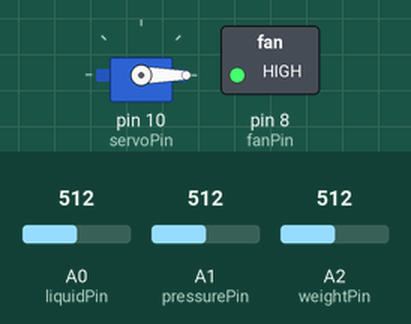
This sketch was run on a simulated Arduino Uno, built with avr-gcc and run on an emulated ATmega328P. Shown: servo, switched loads named in the sketch (green lamp = pin HIGH). Inputs (shaded band) come from the test bench; at power-on: A0 (liquidPin) = 512, A1 (pressurePin) = 512, A2 (weightPin) = 512. WiFi joins after 1.5 s; servers stay silent unless stated; what the sketch prints to the serial monitor is not drawn.

Above: at 2.7 s.
2.8 s: A0 (liquidPin) set to 986
7.7 s: A0 (liquidPin) set to 1009
At 12.5 s:
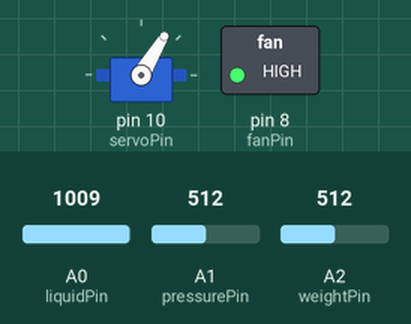
19.0 s: A0 (liquidPin) set to 990
At 23.3 s:
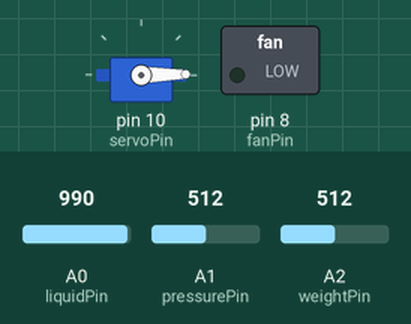
25.0 s: A0 (liquidPin) set to 1010
At 35.8 s:
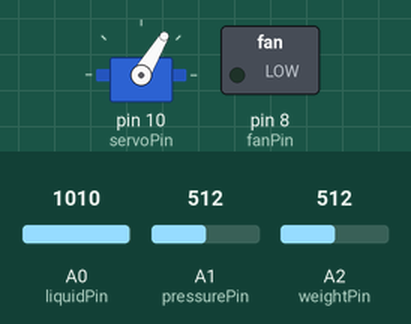
Timing chart, 0 to 37.0 s (numbered marks = the images above; inputs shaded):
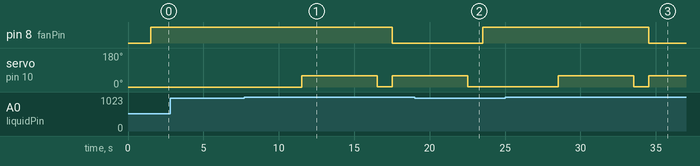

The sketch:

arduino.ino
```cpp
/*
由于时间和硬件资源限制，某些预期功能尚未实现
*/
#include <Arduino.h>
#include <ArduinoJson.h>
#include <Ethernet.h>
#include <SPI.h>
#include <Servo.h>
#include <SoftwareSerial.h>

#define MAX_STRING_LEN 512
#define MS_PER_SEC 1000
#define MS_PER_MIN 60 * MS_PER_SEC

#define fanPin 8
#define servoPin 10
#define liquidPin 0
#define pressurePin 1

#define weightPin 2
#define EPS 3.0

#define petWeight 10
#define hummenWeight 60

void SHUTDOWN() {
  while (true) {
    ;
  }
}

// Web client part
byte MAC[] = {0xDE, 0xAD, 0xBE, 0xEF, 0xFE, 0xED};
char WEATHER_SERVER[] = "api.seniverse.com";

EthernetClient HTTPClient;

void setUpHTTPClient() {
  Serial.println("Connecting to Internet...");

  if (Ethernet.begin(MAC) == 0) {
    Serial.println("Connection via DHCP failed");
    SHUTDOWN();
  }
}

void sendHTTPRequest() {
  HTTPClient.println(
    "GET "
    "/v3/weather/now.json?key=8mimj0qv7oqo5hkb&location=shanghai&language=en "
    "HTTP/1.1");
  HTTPClient.println("Host: api.seniverse.com");
  HTTPClient.println("Connection: close");
  HTTPClient.println();
}

void skipHTTPHeaders() {
  char endFlag[] = "\r\n\r\n";
  if (!HTTPClient.find(endFlag)) {
    Serial.println("Invailid respinse");
    SHUTDOWN();
  }
}

bool isRainyDay() {
  if (!HTTPClient.connect(WEATHER_SERVER, 80)) {
    Serial.println("Connection failed");
    SHUTDOWN();
  }

  sendHTTPRequest();
  skipHTTPHeaders();

  char json[MAX_STRING_LEN];
  HTTPClient.readBytesUntil(char(-1), json, sizeof(json));

  StaticJsonBuffer<MAX_STRING_LEN> jsonBuffer;

  JsonObject &root = jsonBuffer.parseObject(json);
  if (!root.success()) {
    Serial.println("Deparse JSON failed");
    SHUTDOWN();
  }
  int code = root["results"][0]["now"]["code"].as<int>();
  return (10 <= code && code <= 25);
}

// Servo part
Servo servo;

void setUpServo() {
  servo.attach(servoPin);
  pinMode(fanPin, OUTPUT);
  pinMode(servoPin, OUTPUT);
  servo.write(0);
}

bool umbrellaDetected() {
  return analogRead(pressurePin) >= 200;
}

bool liquidDetected() {
  bool flag = true;
  for (int i = 0; i < 10 && flag; ++i) {
    if (analogRead(liquidPin) > 1000) {
      flag = false;
    }
  }
  return flag;
}

void rotateServo() {
  for (int pos = 0; pos < 60; ++pos) {
    servo.write(pos);
  }
  delay(MS_PER_SEC * 5);
  for (int pos = 60; pos > 0; --pos) {
    servo.write(pos);
  }
  delay(MS_PER_SEC);
}

// Bluetooth part
SoftwareSerial bluetooth(6, 7);

void setUpBluetooth() {
  bluetooth.begin(9600);
}

bool isPerson() {
  const int weight = analogRead(weightPin);
  if (abs(weight - hummenWeight) < EPS) {
    return true;
  } else if (abs(weight - petWeight) < EPS) {
    return false;
  } else {
    return false;
  }
}

// Core
void setup() {
  Serial.begin(9600);
  while (!Serial) {
    ;
  }

  setUpHTTPClient();
  setUpServo();
  setUpBluetooth();
}

void loop() {
  if (umbrellaDetected() && liquidDetected()) {
    digitalWrite(fanPin, HIGH);
    delay(MS_PER_SEC * 5);
  } else {
    digitalWrite(fanPin, LOW);
  }

  bluetooth.write(isPerson() ? "\1" : "\0");

  if (umbrellaDetected() && !liquidDetected()) {
    rotateServo();
  }
}
```

Measured:
- the behaviour switches between 1000 and 1001 on A0 (liquidPin) (found by bisection; images 0 and 1)
- after the input at 2.8 s, every drawn part: stays the same
- after the input at 7.7 s, pin 8 (fanPin): HIGH → LOW after 9.8 s; servo on pin 10 (servoPin): 0° → 59° after 3.8 s, → 1° 5.0 s later, → 59° 1.0 s later
- after the input at 19.0 s, pin 8 (fanPin): LOW → HIGH after 4.5 s; servo on pin 10 (servoPin): goes on until 22.5 s, then stays 1°
- after the input at 25.0 s, pin 8 (fanPin): HIGH → LOW after 9.5 s; servo on pin 10 (servoPin): 1° → 59° after 3.5 s, → 1° 5.0 s later, → 59° 1.0 s later
